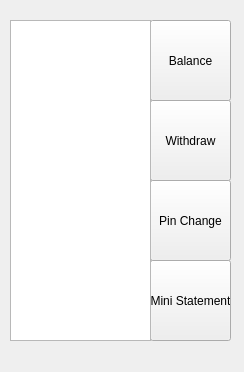
<?xml version="1.0" encoding="UTF-8"?>
<ui version="4.0">
 <class>MainMenu</class>
 <widget class="QWidget" name="MainMenu">
  <property name="geometry">
   <rect>
    <x>0</x>
    <y>0</y>
    <width>244</width>
    <height>372</height>
   </rect>
  </property>
  <property name="windowTitle">
   <string>MainMenu</string>
  </property>
  <widget class="QPushButton" name="pushButton">
   <property name="geometry">
    <rect>
     <x>150</x>
     <y>20</y>
     <width>81</width>
     <height>81</height>
    </rect>
   </property>
   <property name="text">
    <string>Balance</string>
   </property>
  </widget>
  <widget class="QPushButton" name="pushButton_2">
   <property name="geometry">
    <rect>
     <x>150</x>
     <y>100</y>
     <width>81</width>
     <height>81</height>
    </rect>
   </property>
   <property name="text">
    <string>Withdraw</string>
   </property>
  </widget>
  <widget class="QPushButton" name="pushButton_4">
   <property name="geometry">
    <rect>
     <x>150</x>
     <y>260</y>
     <width>81</width>
     <height>81</height>
    </rect>
   </property>
   <property name="text">
    <string>Mini Statement</string>
   </property>
  </widget>
  <widget class="QPushButton" name="pushButton_3">
   <property name="geometry">
    <rect>
     <x>150</x>
     <y>180</y>
     <width>81</width>
     <height>81</height>
    </rect>
   </property>
   <property name="text">
    <string>Pin Change</string>
   </property>
  </widget>
  <widget class="QTextEdit" name="lineEdit">
   <property name="geometry">
    <rect>
     <x>10</x>
     <y>20</y>
     <width>141</width>
     <height>321</height>
    </rect>
   </property>
  </widget>
 </widget>
 <layoutdefault spacing="6" margin="11"/>
 <resources/>
 <connections/>
</ui>
